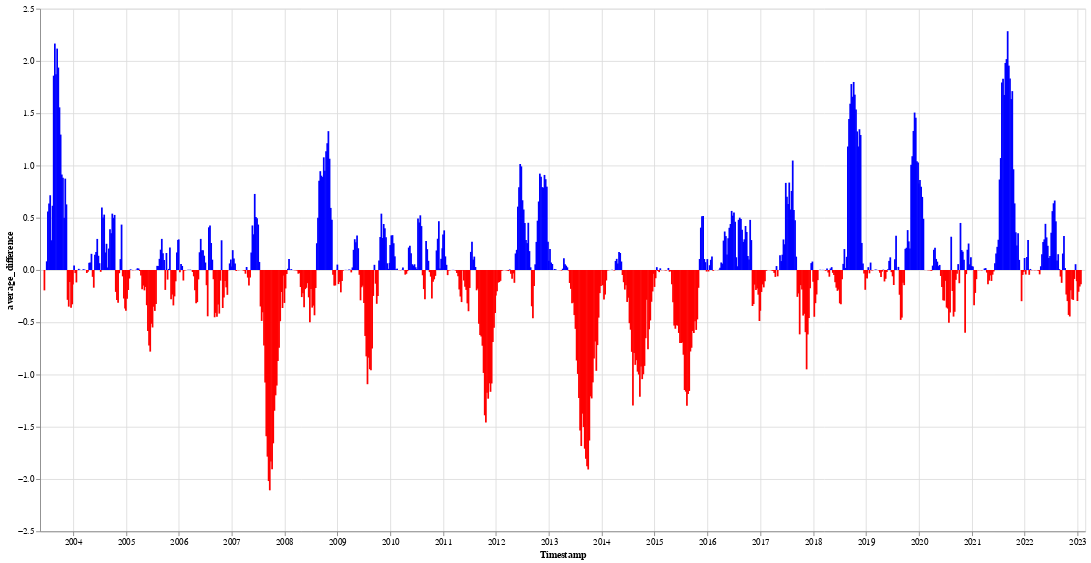

Write notebook code for a chart like this one.
### Code cell
alt.Chart(precipitation_df2).mark_bar(size=2).encode(
    x='Timestamp:T',
    y='average_difference:Q',
    color=alt.condition(
        predicate=alt.datum.average_difference >= 0,
        if_true=alt.value("blue"),
        if_false=alt.value("red")
    ),
    tooltip=[
        alt.Tooltip('Timestamp:T', title='Date'),
        alt.Tooltip('average_difference:Q', title='average_difference')
    ]).properties(width=1200, height=600)

### Figure 1 — Vega-Lite specification as saved in the notebook (floating-point values rounded to 4 significant figures; data arrays with more than 128 entries replaced by an {"elided": "..."} marker saying what was removed)
{"config": {"view": {"continuousWidth": 400, "continuousHeight": 300}}, "data": {"name": "data-c531ab2816fac17112b3df2c805e17e2"}, "mark": {"type": "bar", "size": 2}, "encoding": {"color": {"condition": {"value": "blue", "test": "(datum.average_difference >= 0)"}, "value": "red"}, "tooltip": [{"field": "Timestamp", "title": "Date", "type": "temporal"}, {"field": "average_difference", "title": "average_difference", "type": "quantitative"}], "x": {"field": "Timestamp", "type": "temporal"}, "y": {"field": "average_difference", "type": "quantitative"}}, "height": 600, "width": 1200, "$schema": "https://vega.github.io/schema/vega-lite/v4.17.0.json", "datasets": {"data-c531ab2816fac17112b3df2c805e17e2": {"elided": "903 records"}}}
